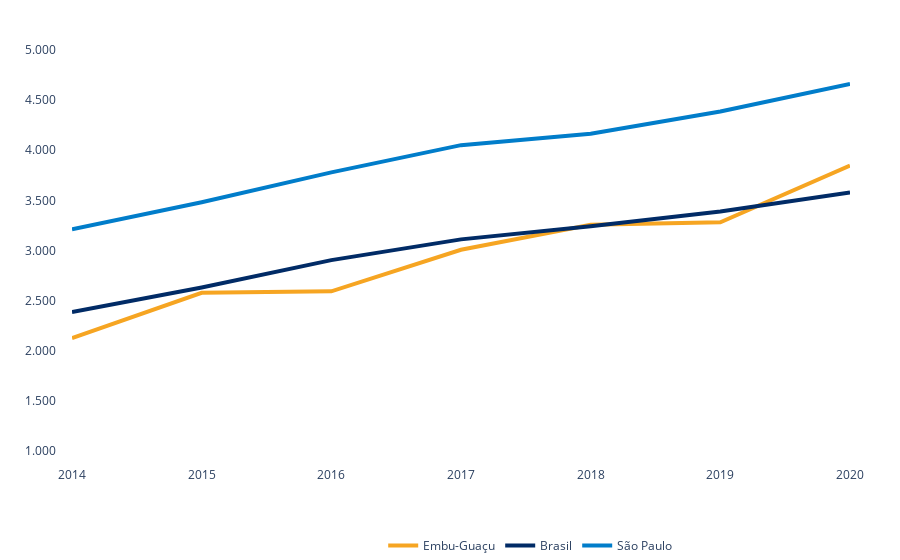

Write notebook code for a chart like this one.
### Code cell
sll = pd.read_csv('salaries_t.csv')

x_values = sll.set_index('Ano').T.index
y1_values = sll.set_index('Ano').T['Embu-Guaçu'].values
y2_values = sll.set_index('Ano').T['Brasil'].values
y3_values = sll.set_index('Ano').T['São Paulo'].values

fig = go.Figure()

fig.add_trace(go.Scatter(
        x=x_values, 
        y=y1_values, 
        mode='lines', 
        name='Embu-Guaçu', 
        line_color=COLOR_PALETTE["yellow"], 
        line_width=4
    )
)

fig.add_trace(go.Scatter(
        x=x_values, 
        y=y2_values, 
        mode='lines', 
        name='Brasil', 
        line_color=COLOR_PALETTE["blue"], 
        line_width=4
    )
)

fig.add_trace(go.Scatter(
        x=x_values, 
        y=y3_values, 
        mode='lines', 
        name='São Paulo', 
        line_color=COLOR_PALETTE["light_blue"], 
        line_width=4
    )
)


fig.update_layout(
    title='',
    xaxis_title='',
    yaxis_title='',
    plot_bgcolor='white',
    xaxis=dict(showgrid=False, tickmode='linear', automargin=True),
    yaxis=dict(showgrid=False, tickformat=".3f", range=[1, 5], tickvals=[1, 1.5, 2, 2.5, 3, 3.5, 4, 4.5, 5]),
    title_x=0.5,
    legend=dict(x=0.4, y=-0.2, orientation='h'),
    margin=dict(l=0, r=50, t=50, b=0, pad=15)
)
fig.show()

### Figure 1 — Plotly figure (JSON) as saved in the notebook; plotly's stock layout.template omitted (floating-point values rounded to 4 significant figures)
{"data": [{"line": {"color": "#f6a522", "width": 4}, "mode": "lines", "name": "Embu-Guaçu", "type": "scatter", "x": ["2014", "2015", "2016", "2017", "2018", "2019", "2020"], "y": [2.126, 2.578, 2.593, 3.007, 3.257, 3.282, 3.846]}, {"line": {"color": "#012b66", "width": 4}, "mode": "lines", "name": "Brasil", "type": "scatter", "x": ["2014", "2015", "2016", "2017", "2018", "2019", "2020"], "y": [2.386, 2.631, 2.904, 3.111, 3.243, 3.389, 3.58]}, {"line": {"color": "#017dca", "width": 4}, "mode": "lines", "name": "São Paulo", "type": "scatter", "x": ["2014", "2015", "2016", "2017", "2018", "2019", "2020"], "y": [3.211, 3.482, 3.779, 4.051, 4.164, 4.387, 4.66]}], "layout": {"legend": {"orientation": "h", "x": 0.4, "y": -0.2}, "margin": {"b": 0, "l": 0, "pad": 15, "r": 50, "t": 50}, "plot_bgcolor": "white", "title": {"text": "", "x": 0.5}, "xaxis": {"automargin": true, "showgrid": false, "tickmode": "linear", "title": {"text": ""}}, "yaxis": {"range": [1, 5], "showgrid": false, "tickformat": ".3f", "tickvals": [1, 1.5, 2, 2.5, 3, 3.5, 4, 4.5, 5], "title": {"text": ""}}}}
